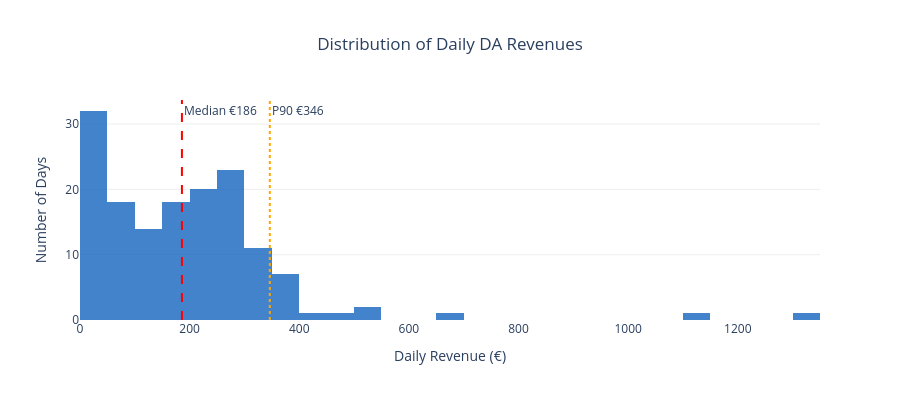

Write notebook code for a chart like this one.
### Code cell
# Distribution of Daily Revenues
p50  = daily['revenue'].median()
p90  = daily['revenue'].quantile(0.9)
top15 = daily.nlargest(15, 'revenue')['revenue'].sum()
top15_pct = top15 / daily['revenue'].sum()

fig3 = go.Figure()
fig3.add_trace(go.Histogram(
    x=daily['revenue'],
    nbinsx=35,
    marker_color='#1565C0',
    opacity=0.8,
    name='Days',
))
fig3.add_vline(x=p50, line_dash='dash', line_color='red',
               annotation_text=f'Median €{p50:.0f}',
               annotation_position='top right')
fig3.add_vline(x=p90, line_dash='dot', line_color='orange',
               annotation_text=f'P90 €{p90:.0f}',
               annotation_position='top right')

fig3.update_layout(
    title=dict(text='Distribution of Daily DA Revenues', x=0.5),
    xaxis_title='Daily Revenue (€)',
    yaxis_title='Number of Days',
    plot_bgcolor='white',
    yaxis=dict(gridcolor='#eeeeee'),
    height=400,
)
fig3.show()

print(f"Top 10% of days (15 days) → {top15_pct:.0%} of total revenue")
print(f"Revenue is highly concentrated — classic in energy arbitrage")

### Figure 1 — Plotly figure (JSON) as saved in the notebook; plotly's stock layout.template omitted (floating-point values rounded to 4 significant figures; data arrays with more than 128 entries replaced by an {"elided": "..."} marker saying what was removed)
{"data": [{"marker": {"color": "#1565C0"}, "name": "Days", "nbinsx": 35, "opacity": 0.8, "type": "histogram", "x": {"elided": "150 float values"}}], "layout": {"annotations": [{"showarrow": false, "text": "Median €186", "x": 185.9, "xanchor": "left", "xref": "x", "y": 1, "yanchor": "top", "yref": "y domain"}, {"showarrow": false, "text": "P90 €346", "x": 346.3, "xanchor": "left", "xref": "x", "y": 1, "yanchor": "top", "yref": "y domain"}], "height": 400, "plot_bgcolor": "white", "shapes": [{"line": {"color": "red", "dash": "dash"}, "type": "line", "x0": 185.9, "x1": 185.9, "xref": "x", "y0": 0, "y1": 1, "yref": "y domain"}, {"line": {"color": "orange", "dash": "dot"}, "type": "line", "x0": 346.3, "x1": 346.3, "xref": "x", "y0": 0, "y1": 1, "yref": "y domain"}], "title": {"text": "Distribution of Daily DA Revenues", "x": 0.5}, "xaxis": {"title": {"text": "Daily Revenue (€)"}}, "yaxis": {"gridcolor": "#eeeeee", "title": {"text": "Number of Days"}}}}
